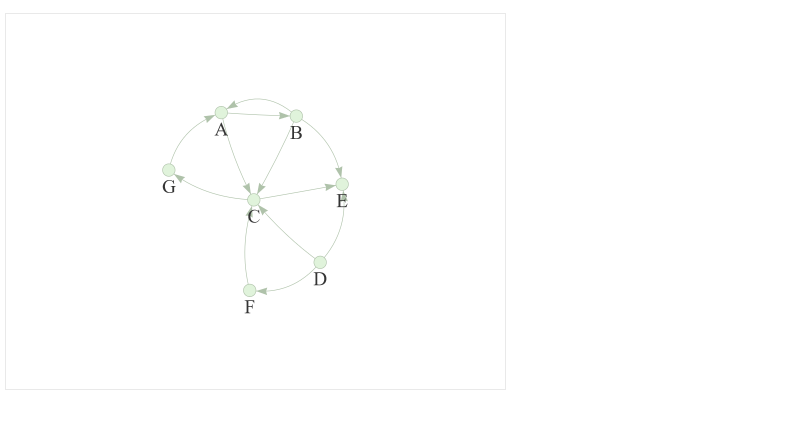
#> input picture S2_Cours/07_ParcoursGraphes/13_Graphe2/illustration_graphes/parcours_largeurs/parcoursLargeur0.png, 1603 x 852 px (shown at 1/2 size); its folder holds 4 pictures in this run
$ python cropGrab.py
#> lines starting #> are read from the running program, lines starting #| are printed output that depends on the picture
import imageio
import matplotlib.pyplot as plt
import numpy as np

for k in range(10):
    image = imageio.imread("parcoursLargeur"+str(k)+".png")
#> image is the input picture: shape (852, 1603, 4); mean R, G, B, A 254.4, 254.5, 254.3, 255
    imageCrop = image[190:630,320:700,:].copy()
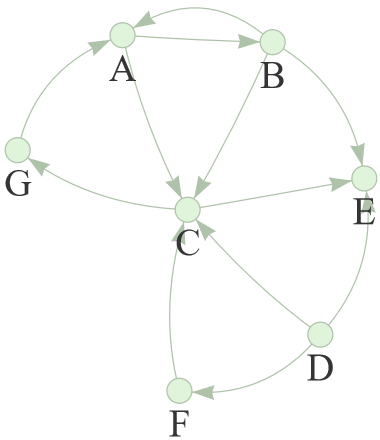
#> imageCrop: shape (440, 380, 4); mean R, G, B, A 250.7, 251.6, 250.5, 255
    n, p, _ = imageCrop.shape
#> n = 440; p = 380
    for i in range(n):
        for j in range(p):
            if not (imageCrop[i,j,:] - np.array([255, 255, 255, 255])).any() :
                imageCrop[i,j,:] = np.array([255, 255, 255, 0])
    # plt.imshow(imageCrop)
    # plt.show()
    imageio.imwrite("parcoursLargeurCrop"+str(k)+".png", imageCrop)
#> pass 2 of the loop `for k in range(10):`:
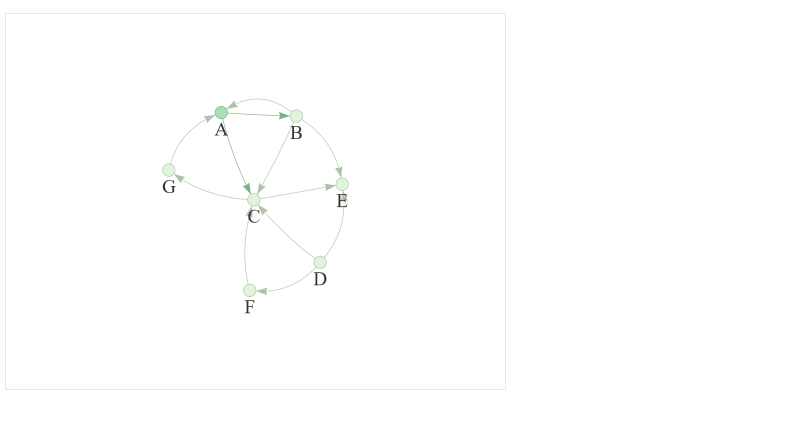
#> input picture S2_Cours/07_ParcoursGraphes/13_Graphe2/illustration_graphes/parcours_largeurs/parcoursLargeur1.png, 1603 x 852 px (shown at 1/2 size)
#> image is the input picture: shape (852, 1603, 4); mean R, G, B, A 254.3, 254.5, 254.3, 255
#> `imageCrop = image[190:630,320:700,:].copy()`:
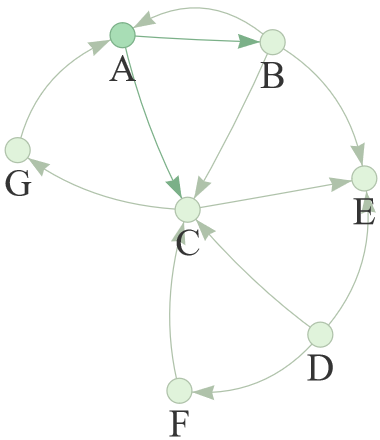
#> imageCrop: shape (440, 380, 4); mean R, G, B, A 250.4, 251.5, 250.3, 255
#> pass 3 of the loop `for k in range(10):`:
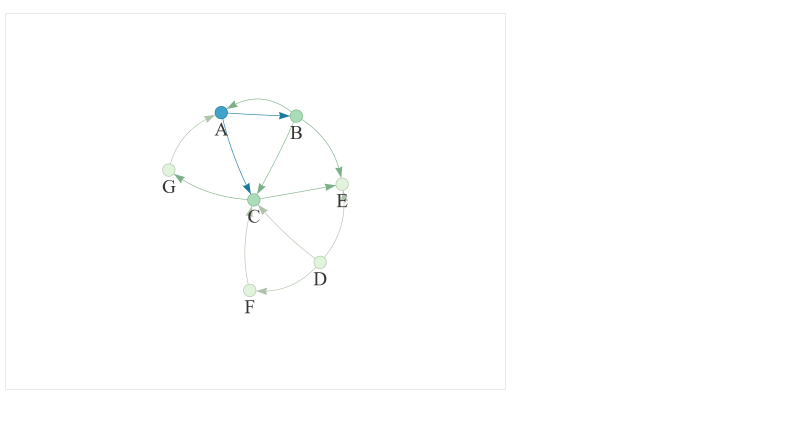
#> input picture S2_Cours/07_ParcoursGraphes/13_Graphe2/illustration_graphes/parcours_largeurs/parcoursLargeur2.png, 1603 x 852 px (shown at 1/2 size)
#> image is the input picture: shape (852, 1603, 4); mean R, G, B, A 254.1, 254.4, 254.3, 255
#> `imageCrop = image[190:630,320:700,:].copy()`:
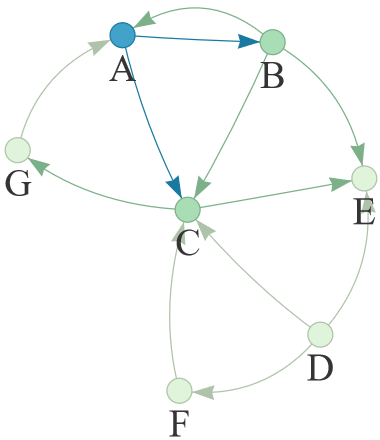
#> imageCrop: shape (440, 380, 4); mean R, G, B, A 248.8, 250.8, 249.9, 255
#> (the run stopped early here; a loop or call above may not have finished)
